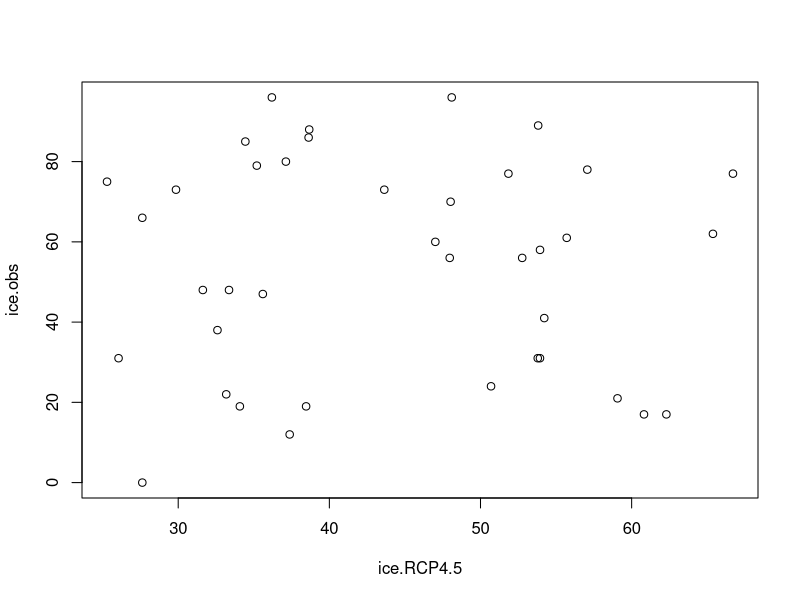
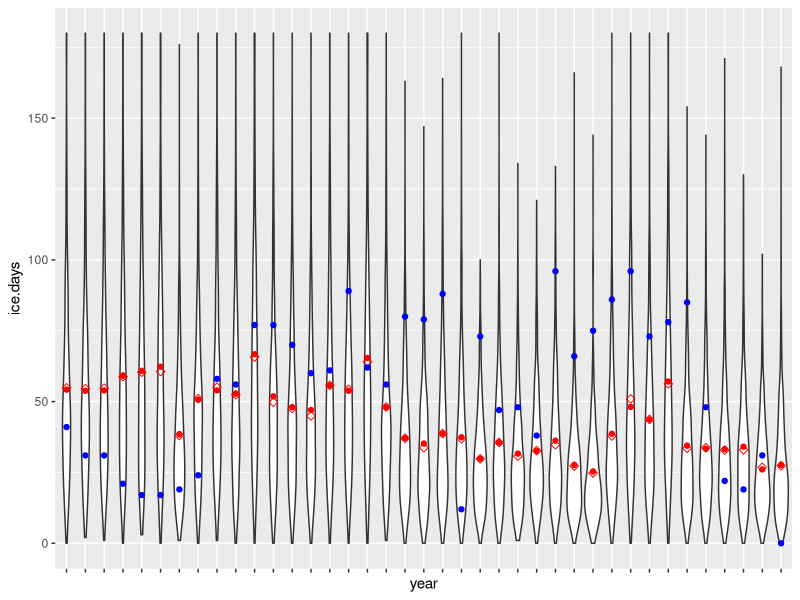
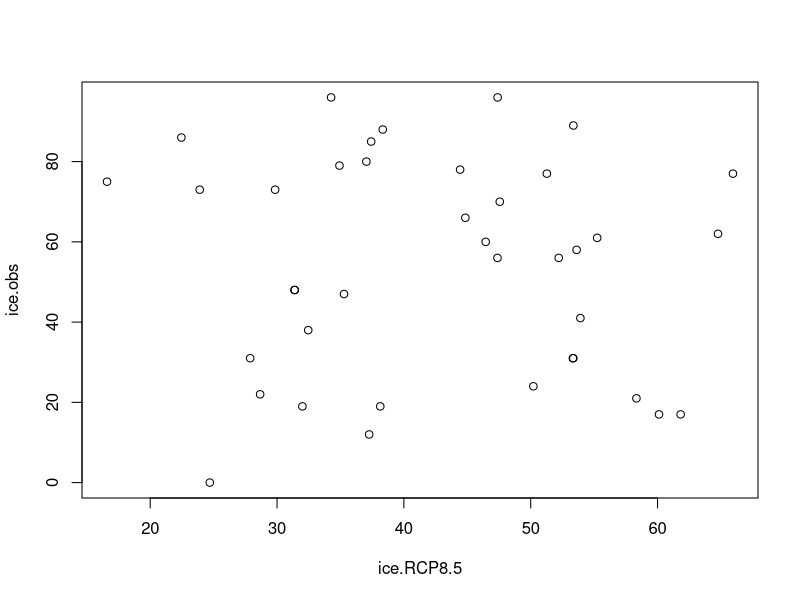
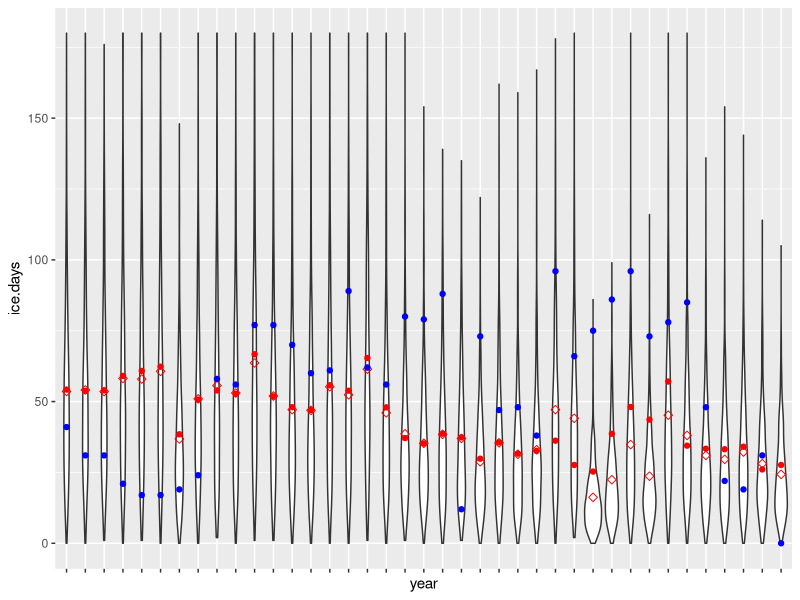

These figures' R source, in order:
# using NB regression to model observed ice days as a function of model predicted
# ice days

# NEED TO UPDATE THIS WITH RIZZOLO'S data if we decide to switch over.
library(MASS)
library(tidyverse)


ext.sea.ice <- read.csv("input_data/extreme.sea.ice.csv", header = T)
head(ext.sea.ice)

ice.data <- ext.sea.ice[is.na(ext.sea.ice$ice.obs) == FALSE,]
head(ice.data)
var(ice.data$ice.obs) # 725.76
var(ice.data$ice.RCP4.5) # 141.03
var(ice.data$ice.RCP8.5) # 161.42

ice.data$max.day <- 181

### RCP4.5
# relationship between observed data and RCP4.5 data
plot(ice.obs~ ice.RCP4.5, data = ice.data) # there is no relationship at all
summary(m1 <- glm.nb(ice.obs~ offset(log(max.day)) + ice.RCP4.5, data = ice.data))
# theta = 2.768, s.e. = 0.672
# looks like I used the ice data before the most recent years data was appended to develop
# the theta numbers in the previous runs

#how do simulated pulls look when allowing theta to vary?
niter <- 1000
RCP4.5.sim <- matrix(NA, nrow = niter, ncol = nrow(ice.data))
for (i in 1: nrow(ice.data)){
 for (j in 1:niter){
   theta <- rnorm(1, mean = m1$theta, sd = m1$SE.theta) # mean and sd from nbregression
   RCP4.5.sim[j,i] <- rnbinom(1, size = theta, mu = ice.data$ice.RCP4.5[i])
   RCP4.5.sim[j,i] <- ifelse(RCP4.5.sim[j,i] > 180, 180, RCP4.5.sim[j,i])
   # note that draws > 180 can't be used...
 }
}


RCP4.5.sim <- data.frame(RCP4.5.sim)
RCP4.5.sim <- pivot_longer(RCP4.5.sim, cols = c(1:39), names_to = "case", values_to = "ice.days")
RCP4.5.sim$year <- as.factor(rep(c(1980:2018), 1000))

ggplot(RCP4.5.sim, aes(x = year, y = ice.days)) +
  geom_violin() + 
  stat_summary(fun.y=mean, geom="point", shape=23, size=2, col = "red") +
  geom_point(data = ice.data, aes(x = as.factor(year), y = ice.RCP4.5), col = "red") +
  geom_point(data = ice.data, aes(x = as.factor(year), y = ice.obs), col = "blue") +
  theme(axis.text.x = element_blank())

### RCP8.5
# relationship between observed data and RCP8.5 data
plot(ice.obs~ ice.RCP8.5, data = ice.data) # there is no relationship at all
summary(m2 <- glm.nb(ice.obs~ offset(log(max.day)) + ice.RCP8.5, data = ice.data))
# theta = 2.777, s.e. = 0.675
# looks like I used the ice data before we added the most recent years info to develop
# the theta numbers in the previous runs

#how do simulated pulls look when allowing theta to vary?
niter <- 1000
RCP8.5.sim <- matrix(NA, nrow = niter, ncol = nrow(ice.data))
for (i in 1: nrow(ice.data)){
  for (j in 1:niter){
    theta <- rnorm(1, mean = m2$theta, sd = m2$SE.theta) # mean and sd from nbregression
    RCP8.5.sim[j,i] <- rnbinom(1, size = theta, mu = ice.data$ice.RCP8.5[i])
    RCP8.5.sim[j,i] <- ifelse(RCP8.5.sim[j,i] > 180, 180, RCP8.5.sim[j,i])
    # note that draws > 180 can't be used...
  }
}


RCP8.5.sim <- data.frame(RCP8.5.sim)
RCP8.5.sim <- pivot_longer(RCP8.5.sim, cols = c(1:39), names_to = "case", values_to = "ice.days")
RCP8.5.sim$year <- as.factor(rep(c(1980:2018), 1000))

ggplot(RCP8.5.sim, aes(x = year, y = ice.days)) +
  geom_violin() + 
  stat_summary(fun.y=mean, geom="point", shape=23, size=2, col = "red") +
  geom_point(data = ice.data, aes(x = as.factor(year), y = ice.RCP4.5), col = "red") +
  geom_point(data = ice.data, aes(x = as.factor(year), y = ice.obs), col = "blue") +
  theme(axis.text.x = element_blank())
